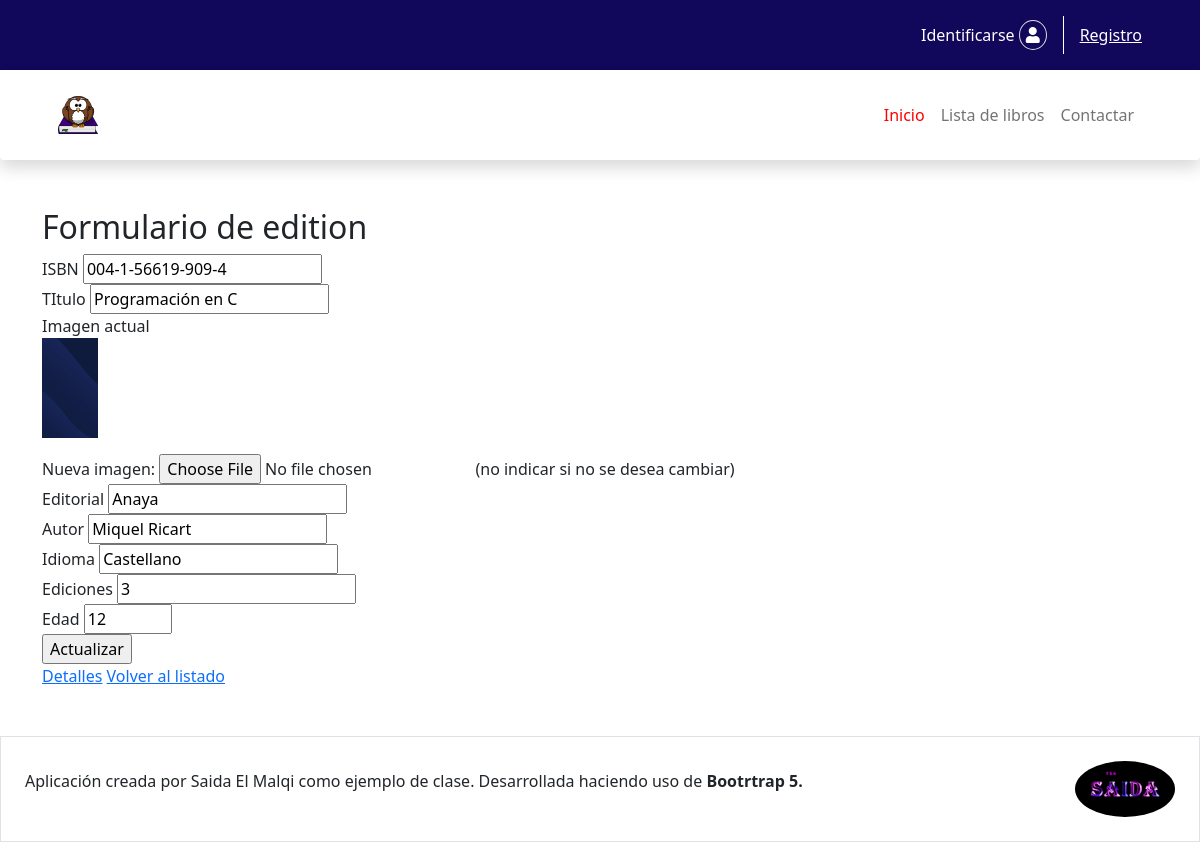
The page /libro/edit/4 on the database its author committed.
### tables this page shows
CREATE TABLE libros (
  id INT(11) NOT NULL AUTO_INCREMENT PRIMARY KEY,
  isbn CHAR(17) NOT NULL UNIQUE KEY,
  titulo VARCHAR(64) NOT NULL,
  editorial VARCHAR(64) NOT NULL,
  idioma VARCHAR(64) NOT NULL DEFAULT 'Castellano',
  autor VARCHAR(256) NOT NULL,
  ediciones INT(11) NOT NULL DEFAULT 1,
  edadrecomendada INT DEFAULT 0,
  imagen varchar (512) null default null
);

### controllers/LibroController.php (called while the page is built, shortened)
<?php
class LibroController{
    public function edit(int $id=0){
        $libro = Libro::getById($id);
         include 'view/libro/actualizar.php';
    }
}

### controllers/FrontController.php (called while the page is built, shortened)
<?php
class FrontController{
    public static function main(){
        try{
            $m = empty($_GET['m'])?
            DEFAULT_METHOD: DB::escape($_GET['m']);
            $p = empty($_GET['p'])? false: DB::escape($_GET['p']);
               $controlador = new $c();
              $controlador->$m($p);
        }catch(Throwable $e){
            $mensaje =$e->getMessage();
            if(DEBUG){
                $mensaje .="<br>En fichero <br>".$e->getFile()."</b>";
                $mensaje .="<br>En linea: <br>".$e->getLine()."</b>";
            }
            include 'view/error.php';
        }
    }
}

### index.php (called while the page is built, shortened)
<?php
     require_once 'config/config.php';
     require_once 'libraries/autoload.php';
     FrontController::main();

### config/config.php (called while the page is built, shortened)
<?php
    $classmap = ['model', 'libraries','view','controllers','templates'];

### libraries/autoload.php (called while the page is built, shortened)
<?php
function load(string $clase){
    global $classmap;
    foreach ($classmap as $directorio){
        $ruta = "$directorio/$clase.php";
        if(is_readable($ruta)){
            break;
        }
    }
}

### model/Model.php (called while the page is built, shortened)
<?php
class Model{
    public static function getById(int $id){
        $tabla = strtolower(get_called_class()).'s';
        $consulta = "SELECT * from $tabla where id = $id";
        return DB::select($consulta,get_called_class());
    }
}

### libraries/DB.php (called while the page is built, shortened)
<?php
class DB{
    private static $conexion = null;
    public static function get():mysqli{
        if(!self::$conexion){
            self::$conexion = @new mysqli(DB_HOST,DB_USER,DB_PASS,DB_NAME);
                self::$conexion->set_charset(DB_CHARSET);
        }
        return self::$conexion;
    }
    public static function select(string $consulta, string $class='stdClass'){
        $resultado = self::get()->query($consulta);
        $objecto = $resultado->fetch_object($class);
        return $objecto;
    }
}

### view/libro/actualizar.php (the view, shortened to what this page needs)
<!doctype html>
<html lang="en">
<head>
<link rel="stylesheet" type="text/css" href="../../css/bootstrap.min.css">
<link rel="stylesheet" type="text/css" href="../../mypro/css/all.min.css">
<link rel="stylesheet" type="text/css" href="../../css/style.css">
</head>
<body>
   <div class="container">
        <h2>Formulario de edition</h2>
        <form method="POST" action="/libro/update" enctype="multipart/form-data">
           <label>ISBN</label>
           <input type="text" name="isbn" value="<?=$libro->isbn?>"><br>
           <label>TItulo</label>
           <input type="text" name="titulo" value="<?=$libro->titulo?>"><br>
           <figure>
              <figcaption>Imagen actual</figcaption>
              <?php
              if(($libro->imagen)){
                  echo "<img height='100' src='/$libro->imagen' alt='$libro->titulo'><br>";
                  echo "<input type='checkbox' name='eleminarimagen' value='1'>";
                  echo "<label>Eleminar la imagen</label><br>";
              }else{
                  echo "<img height='100' src='/img/libros/default.png' alt='$libro->titulo'><br>";
              }
              ?>
           </figure>
           <label>Nueva imagen: </label>
           <input type="file" name="imagen" accept="image/*">
           <span>(no indicar si no se desea cambiar)</span><br>
            <label>Editorial</label>
           <input type="text" name="editorial" value="<?=$libro->editorial?>"><br>
           <label>Autor</label>
           <input type="text" name="autor" value="<?=$libro->autor?>"><br>
           <label>Idioma</label>
           <input type="text" name="idioma" value="<?=$libro->idioma?>"><br>
           <label>Ediciones</label>
           <input type="text" name="ediciones" value="<?=$libro->ediciones?>"><br>
            <label>Edad</label>
           <input type="number" min="0"  max="99"  name="edadrecomendada" value="<?=$libro->edadrecomendada?>"><br>
           <input type="submit" name="actualizar"  value="Actualizar"><br>
        </form>
        <a href="/libro/show/<?=$libro->id?>">Detalles</a>
        <a href="/libro">Volver al listado</a>
    </div>
</body>
</html>

### css/style.css (style rules this page uses)
body { min-height: 100vh; }

### rows shown on the page
libros: isbn "004-1-56619-909-4", titulo "Programación en C", editorial "Anaya", autor "Miquel Ricart", idioma "Castellano", ediciones "3", edadrecomendada "12"
